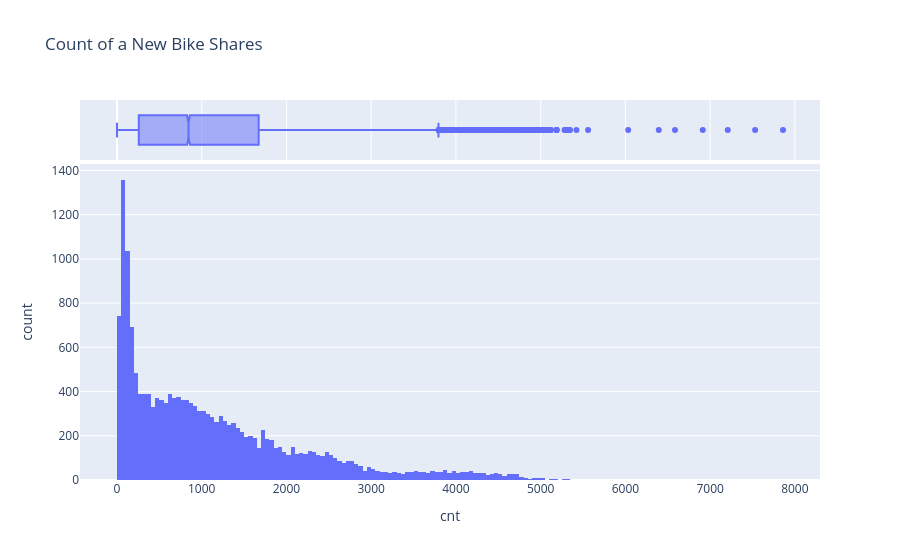

The cell this chart's notebook holds for it:
### Markdown cell above
- We have huge difference between mean and median values (mean = 1143, median=844)
- It has highly skewed distribution with the outliers on the maximum side.
- We can expect highly right skewed distribution with possible outliers in the maximum side.
- Let' see it.

### Code cell
fig = px.histogram(df, x= 'cnt', title='Count of a New Bike Shares', marginal="box", hover_data = df[['season']])
fig.show()

### Figure 1 — Plotly figure (JSON) as saved in the notebook; plotly's stock layout.template omitted (floating-point values rounded to 4 significant figures; data arrays with more than 128 entries replaced by an {"elided": "..."} marker saying what was removed)
{"data": [{"bingroup": "x", "hovertemplate": "cnt=%{x}<br>count=%{y}<extra></extra>", "legendgroup": "", "marker": {"color": "#636efa", "pattern": {"shape": ""}}, "name": "", "orientation": "v", "showlegend": false, "type": "histogram", "x": {"elided": "17414 int values"}, "xaxis": "x", "yaxis": "y"}, {"customdata": {"elided": "17414x1 float values"}, "hovertemplate": "cnt=%{x}<br>season=%{customdata[0]}<extra></extra>", "legendgroup": "", "marker": {"color": "#636efa"}, "name": "", "notched": true, "showlegend": false, "type": "box", "x": {"elided": "17414 int values"}, "xaxis": "x2", "yaxis": "y2"}], "layout": {"barmode": "relative", "legend": {"tracegroupgap": 0}, "title": {"text": "Count of a New Bike Shares"}, "xaxis": {"anchor": "y", "domain": [0, 1], "title": {"text": "cnt"}}, "xaxis2": {"anchor": "y2", "domain": [0, 1], "matches": "x", "showgrid": true, "showticklabels": false}, "yaxis": {"anchor": "x", "domain": [0, 0.8316], "title": {"text": "count"}}, "yaxis2": {"anchor": "x2", "domain": [0.8416, 1], "matches": "y2", "showgrid": false, "showline": false, "showticklabels": false, "ticks": ""}}}
